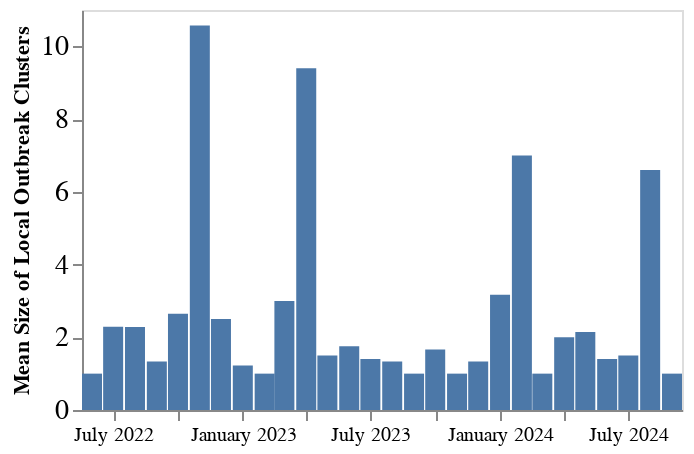

Notebook code for this chart:
### Code cell
clust_size_over_time =  alt.Chart(variant_date_df).mark_bar(opacity = 1, interpolate='monotone',size = 10).encode(
    alt.X('year_month:T', axis = alt.Axis(grid= False, format = "%B %Y", title = "")),
    alt.Y('size_of_cluster:Q', axis=alt.Axis(title="Mean Size of Local Outbreak Clusters", grid=False, labelFontSize = 14,), stack = None), 
   
).properties(
    width=300,
    height=200
)#.transform_filter(datum.size_of_cluster <10)


clust_size_over_time

### Figure 1 — Vega-Lite specification as saved in the notebook (floating-point values rounded to 4 significant figures)
{"config": {"view": {"continuousWidth": 400, "continuousHeight": 300}}, "data": {"name": "data-1af98e9084a3c8c32eddd2c340a533b5"}, "mark": {"type": "bar", "interpolate": "monotone", "opacity": 1, "size": 10}, "encoding": {"x": {"axis": {"format": "%B %Y", "grid": false, "title": ""}, "field": "year_month", "type": "temporal"}, "y": {"axis": {"grid": false, "labelFontSize": 14, "title": "Mean Size of Local Outbreak Clusters"}, "field": "size_of_cluster", "stack": null, "type": "quantitative"}}, "height": 200, "width": 300, "$schema": "https://vega.github.io/schema/vega-lite/v4.17.0.json", "datasets": {"data-1af98e9084a3c8c32eddd2c340a533b5": [{"year_month": "2022-06", "size_of_cluster": 1.0}, {"year_month": "2022-07", "size_of_cluster": 2.288}, {"year_month": "2022-08", "size_of_cluster": 2.286}, {"year_month": "2022-09", "size_of_cluster": 1.333}, {"year_month": "2022-10", "size_of_cluster": 2.645}, {"year_month": "2022-11", "size_of_cluster": 10.57}, {"year_month": "2022-12", "size_of_cluster": 2.5}, {"year_month": "2023-01", "size_of_cluster": 1.222}, {"year_month": "2023-02", "size_of_cluster": 1.0}, {"year_month": "2023-03", "size_of_cluster": 3.0}, {"year_month": "2023-04", "size_of_cluster": 9.4}, {"year_month": "2023-05", "size_of_cluster": 1.5}, {"year_month": "2023-06", "size_of_cluster": 1.75}, {"year_month": "2023-07", "size_of_cluster": 1.4}, {"year_month": "2023-08", "size_of_cluster": 1.333}, {"year_month": "2023-09", "size_of_cluster": 1.0}, {"year_month": "2023-10", "size_of_cluster": 1.667}, {"year_month": "2023-11", "size_of_cluster": 1.0}, {"year_month": "2023-12", "size_of_cluster": 1.333}, {"year_month": "2024-01", "size_of_cluster": 3.167}, {"year_month": "2024-02", "size_of_cluster": 7.0}, {"year_month": "2024-03", "size_of_cluster": 1.0}, {"year_month": "2024-04", "size_of_cluster": 2.0}, {"year_month": "2024-05", "size_of_cluster": 2.143}, {"year_month": "2024-06", "size_of_cluster": 1.4}, {"year_month": "2024-07", "size_of_cluster": 1.5}, {"year_month": "2024-08", "size_of_cluster": 6.6}, {"year_month": "2024-09", "size_of_cluster": 1.0}]}}
